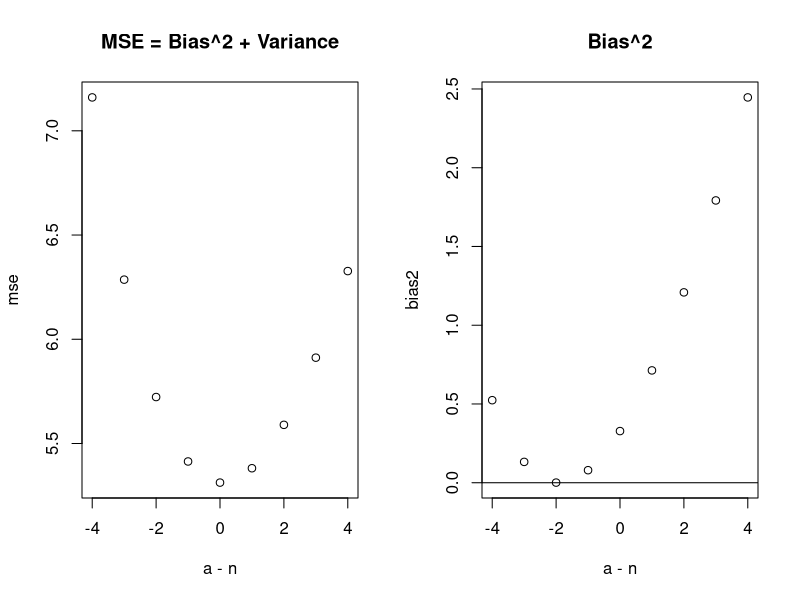
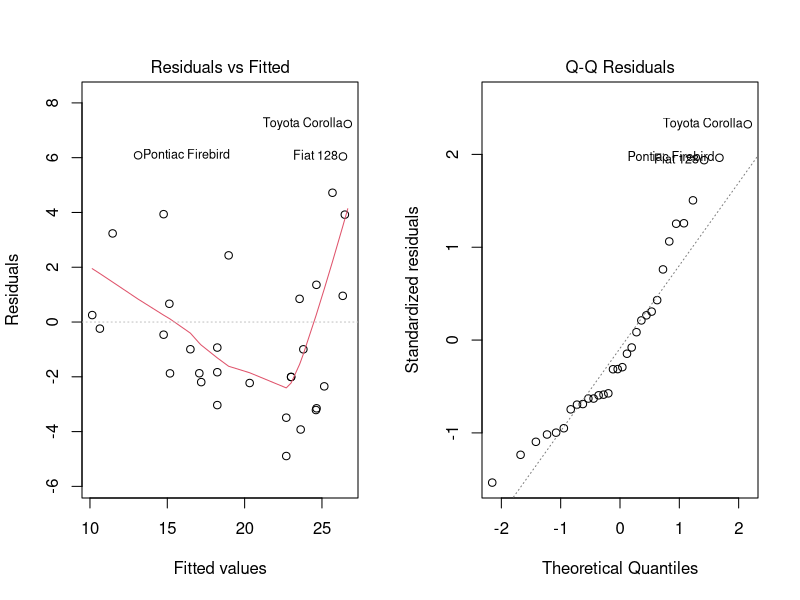
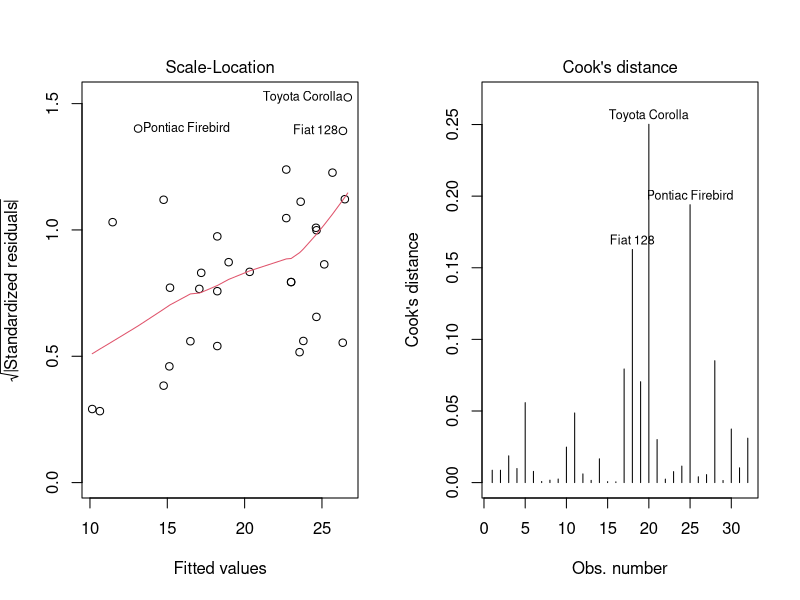
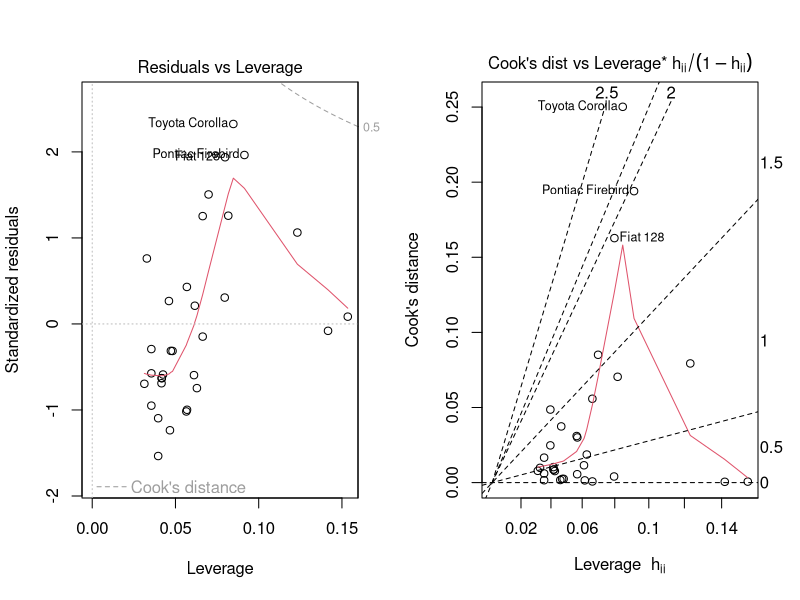
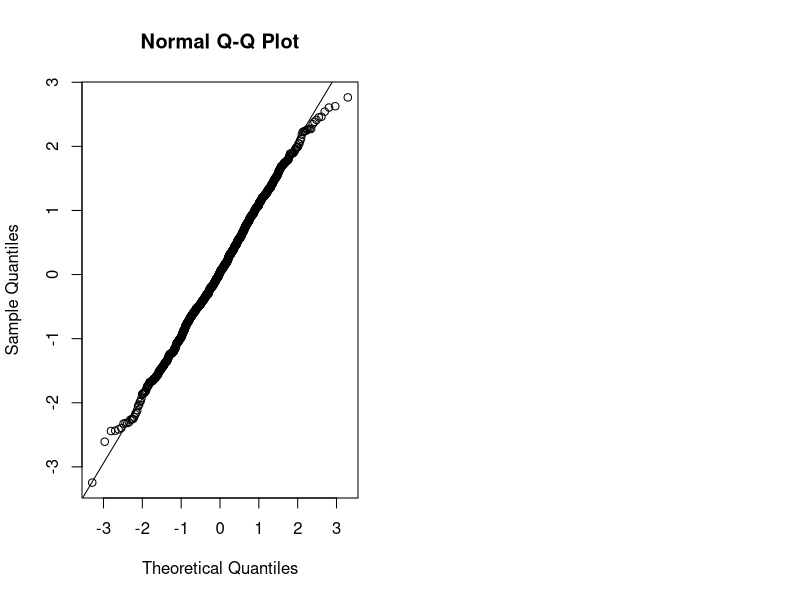

Here is the R script that generated these plots, in order:
## ---- chunk 1
#| include: false
set.seed(2112)
## ---- chunk 2
set.seed(2112)

n <- 30
x <- runif(n, 0, 10)
beta0 <- -3
beta1 <- -4
sigma <- 3

reps <- 1000
esst <- double(reps)

for (i in 1:reps) {
    y <- beta0 + beta1*x + rnorm(n, 0, sigma)
    beta1 <- sum((x - mean(x)) * (y - mean(y))) / sum((x - mean(x))^2)
    beta0 <- mean(y) - beta1 * mean(x)
    yhat <- beta0 + beta1 * x
    e <- y - yhat
    esst[i] <- sum(e^2)
}

a <- (n-4):(n+4)
mse <- double(length(a))
bias2 <- double(length(a))
for (i in seq_along(a)) {
    mse[i] <- mean((sigma^2 - esst / a[i])^2)
    bias2[i] <- (sigma^2 - mean(esst / a[i]))^2
}

par(mfrow = c(1,2))
plot(a - n, mse, main = "MSE = Bias^2 + Variance")
plot(a - n, bias2, main = "Bias^2")
abline(h = 0)
## ---- chunk 3
mylm <- lm(mpg ~ disp, data = mtcars)
plot(mylm, which=1:6)
## ---- chunk 4
library(broom)

head(augment(mylm))
## ---- chunk 5
glance(mylm)
## ---- chunk 6
anova(mylm)
## ---- chunk 7
x <- rnorm(1000); qqnorm(x); qqline(x)
